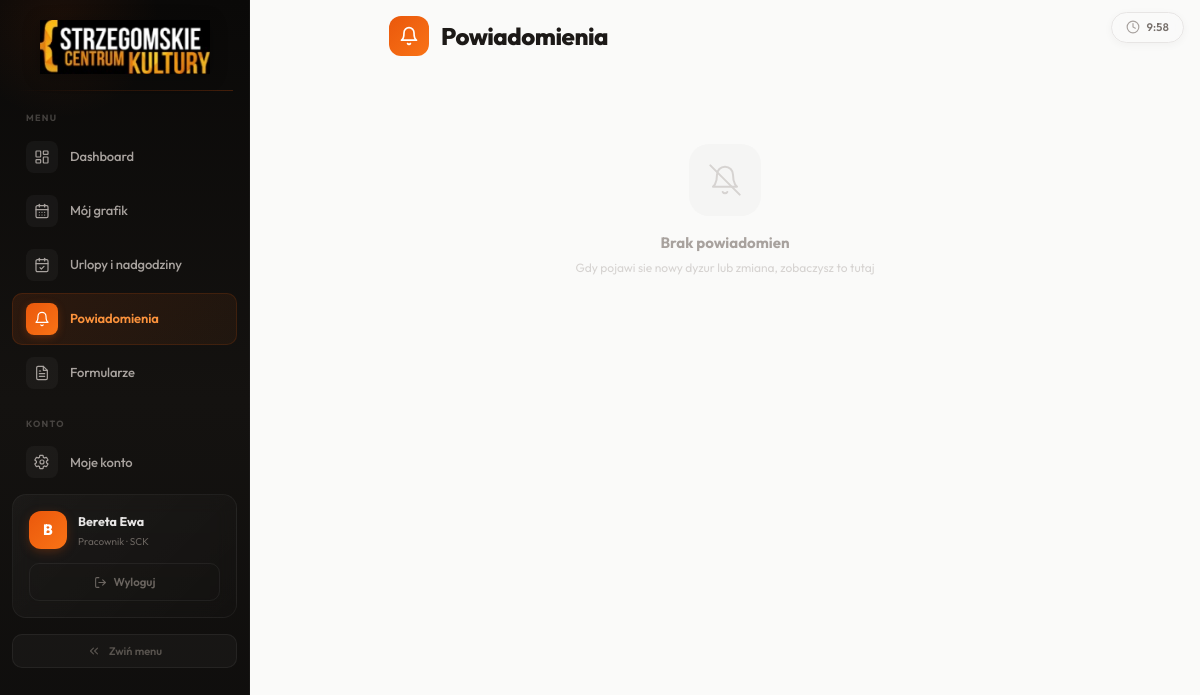
/notifications.php (signed in), run on the app's committed database.
### tables this page shows
CREATE TABLE IF NOT EXISTS `users` (
    `id` INT AUTO_INCREMENT PRIMARY KEY,
    `email` VARCHAR(191) NOT NULL,
    `password` VARCHAR(255) NOT NULL DEFAULT '',
    `full_name` VARCHAR(191) NOT NULL,
    `job_title` VARCHAR(191) NOT NULL DEFAULT '',
    `department` VARCHAR(100) NOT NULL DEFAULT 'SCK',
    `employment_fraction` DECIMAL(3,2) NOT NULL DEFAULT 1.00,
    `role` ENUM('admin','employee') NOT NULL DEFAULT 'employee',
    `active` TINYINT(1) NOT NULL DEFAULT 1,
    `must_change_password` TINYINT(1) NOT NULL DEFAULT 1,
    `can_view_all` TINYINT(1) NOT NULL DEFAULT 0,
    `created_at` TIMESTAMP DEFAULT CURRENT_TIMESTAMP,
    `updated_at` TIMESTAMP DEFAULT CURRENT_TIMESTAMP ON UPDATE CURRENT_TIMESTAMP,
    UNIQUE KEY `uq_email` (`email`)
);

### includes/db.php (called while the page is built, shortened)
<?php
function get_db(): PDO {
    static $pdo = null;
    if ($pdo === null) {
        $dsn = 'mysql:host=' . DB_HOST . ';dbname=' . DB_NAME . ';charset=' . DB_CHARSET;
        $pdo = new PDO($dsn, DB_USER, DB_PASS, [
            PDO::ATTR_ERRMODE            => PDO::ERRMODE_EXCEPTION,
            PDO::ATTR_DEFAULT_FETCH_MODE => PDO::FETCH_ASSOC,
            PDO::ATTR_EMULATE_PREPARES   => false,
        ]);
    }
    return $pdo;
}

### includes/auth.php (called while the page is built, shortened)
<?php
require_once __DIR__ . '/db.php';
function current_user(): ?array {
    static $user = false;
    if ($user === false) {
        $stmt = get_db()->prepare('SELECT * FROM users WHERE id = ? AND active = 1');
        $stmt->execute([$_SESSION['user_id']]);
        $user = $stmt->fetch() ?: null;
    }
    return $user;
}
function require_login(): array {
    $u = current_user();
    return $u;
}
function is_admin(): bool {
    $u = current_user();
    return $u && ($u['role'] === 'admin' || $u['role'] === 'kadry');
}
function h(string $s): string {
    return htmlspecialchars($s, ENT_QUOTES, 'UTF-8');
}

### includes/functions.php (called while the page is built, shortened)
<?php
function get_setting(string $key, string $default = ''): string {
    $stmt = get_db()->prepare('SELECT setting_value FROM settings WHERE setting_key=?');
    $stmt->execute([$key]);
    $row = $stmt->fetch();
    return $row ? $row['setting_value'] : $default;
}

### includes/layout.php (the view, shortened to what this page needs)
<?php
require_once __DIR__ . '/auth.php';
require_once __DIR__ . '/functions.php';
function layout_start(string $title = ''): void {
    $user = current_user();
?><!DOCTYPE html>
<html lang="pl">
<head>
<link rel="stylesheet" href="assets/style.css">
</head>
<body>
<?php if ($user): ?>
<div class="app" id="app">
<nav class="sidebar" id="sidebar">
    <div class="sb-brand">
        <div class="sb-brand-inner">
            <img src="assets/logo_white.png" alt="Strzegomskie Centrum Kultury" class="sb-logo-img">
        </div>
        <div class="sb-shimmer"></div>
    </div>
    <div class="sb-nav">
        <div class="sb-section"><span>Menu</span></div>
        <?php $dashVisible = get_setting('dashboard_visible', '1') === '1'; ?>
        <?php if ($dashVisible || is_admin()): ?>
        <a href="dashboard.php" class="nav-btn <?= basename($_SERVER['SCRIPT_NAME'])==='dashboard.php'?'act':'' ?>">
            <span class="nav-icon"></span>
            <span class="nav-label">Dashboard</span>
        </a>
        <?php endif; ?>
        <a href="schedule.php" class="nav-btn <?= basename($_SERVER['SCRIPT_NAME'])==='schedule.php'?'act':'' ?>">
            <span class="nav-icon"></span>
            <span class="nav-label"><?= is_admin()?'Harmonogram':'Mój grafik' ?></span>
        </a>
        <?php
            $lbPage = basename($_SERVER['SCRIPT_NAME'])==='leave_balances.php';
            $lbView = $_GET['view'] ?? '';
            $lbActive = $lbPage;
        ?>
        <?php if (is_admin()): ?>
        <div class="nav-group <?=$lbActive?'nav-group-open':''?>">
            <button class="nav-btn nav-group-btn <?=$lbActive?'act':''?>" onclick="this.parentElement.classList.toggle('nav-group-open')">
                <span class="nav-icon"><svg width="16" height="16" viewBox="0 0 24 24" fill="none" stroke="currentColor" stroke-width="1.8" stroke-linecap="round" stroke-linejoin="round"><path d="M8 2v4"/><path d="M16 2v4"/><rect width="18" height="18" x="3" y="4" rx="2"/><path d="M3 10h18"/><path d="M9 16l2 2 4-4"/></svg></span>
                <span class="nav-label">Urlopy i nadgodziny</span>
                <svg class="nav-chevron" width="12" height="12" viewBox="0 0 24 24" fill="none" stroke="currentColor" stroke-width="2.5" stroke-linecap="round" stroke-linejoin="round"><polyline points="6 9 12 15 18 9"/></svg>
            </button>
            <div class="nav-sub">
                <a href="leave_balances.php" class="nav-sub-btn <?=$lbPage&&$lbView!=='my'?'act':''?>">
                    <span class="nav-sub-dot"></span><span class="nav-label">Zarządzanie</span>
                </a>
                <a href="leave_balances.php?view=my" class="nav-sub-btn <?=$lbPage&&$lbView==='my'?'act':''?>">
                    <span class="nav-sub-dot"></span><span class="nav-label">Moje dane</span>
                </a>
            </div>
        </div>
        <?php else: ?>
        <a href="leave_balances.php" class="nav-btn <?=$lbActive?'act':''?>">
            <span class="nav-icon"><svg width="16" height="16" viewBox="0 0 24 24" fill="none" stroke="currentColor" stroke-width="1.8" stroke-linecap="round" stroke-linejoin="round"><path d="M8 2v4"/><path d="M16 2v4"/><rect width="18" height="18" x="3" y="4" rx="2"/><path d="M3 10h18"/><path d="M9 16l2 2 4-4"/></svg></span>
            <span class="nav-label">Urlopy i nadgodziny</span>
        </a>
        <?php endif; ?>
        <a href="notifications.php" class="nav-btn <?= basename($_SERVER['SCRIPT_NAME'])==='notifications.php'?'act':'' ?>">
            <span class="nav-icon"><svg width="16" height="16" viewBox="0 0 24 24" fill="none" stroke="currentColor" stroke-width="1.8" stroke-linecap="round" stroke-linejoin="round"><path d="M6 8a6 6 0 0 1 12 0c0 7 3 9 3 9H3s3-2 3-9"/><path d="M10.3 21a1.94 1.94 0 0 0 3.4 0"/></svg></span>
            <span class="nav-label">Powiadomienia</span>
        </a>
        <?php $formsVisible = get_setting('forms_visible', '1') === '1'; ?>
        <?php if ($formsVisible || is_admin()): ?>
        <?php $fmActive = in_array(basename($_SERVER['SCRIPT_NAME']), ['forms.php','form_wifi.php','form_overtime.php','form_leave.php','my_requests.php']); ?>
        <a href="forms.php" class="nav-btn <?=$fmActive?'act':''?>">
            <span class="nav-icon"></span>
            <span class="nav-label">Formularze</span>
        </a>
        <?php endif; ?>
        <div class="sb-section"><span>Konto</span></div>
        <a href="profile.php" class="nav-btn <?= basename($_SERVER['SCRIPT_NAME'])==='profile.php'?'act':'' ?>">
            <span class="nav-icon"></span>
            <span class="nav-label">Moje konto</span>
        </a>
    </div>
    <div class="sb-footer">
        <div class="sb-card">
            <div class="sb-user">
                <div class="sb-avatar <?=$user['role']==='admin'?'sb-avatar-admin':'sb-avatar-emp'?>"><?=mb_substr($user['full_name'],0,1)?></div>
                <div class="sb-user-info">
                    <div class="sb-user-name"><?= h($user['full_name']) ?></div>
                    <div class="sb-user-role">
                        <?= $user['role']==='admin'?'Administrator':($user['role']==='kadry'?'Kadry':'Pracownik') ?> · <?= h($user['department']) ?>
                    </div>
                </div>
            </div>
            <a href="logout.php" class="sb-logout">
                <svg width="13" height="13" viewBox="0 0 24 24" fill="none" stroke="currentColor" stroke-width="2" stroke-linecap="round" stroke-linejoin="round"><path d="M9 21H5a2 2 0 0 1-2-2V5a2 2 0 0 1 2-2h4"/><polyline points="16 17 21 12 16 7"/><line x1="21" x2="9" y1="12" y2="12"/></svg>
                <span class="nav-label">Wyloguj</span>
            </a>
        </div>
    </div>
    <div class="sb-collapse-wrap">
        <button class="sb-collapse-btn" id="sbToggle" onclick="toggleSidebar()" title="Zwiń menu">
            <svg width="14" height="14" viewBox="0 0 24 24" fill="none" stroke="currentColor" stroke-width="2" stroke-linecap="round" stroke-linejoin="round" class="collapse-icon"><polyline points="11 17 6 12 11 7"/><polyline points="18 17 13 12 18 7"/></svg>
            <span class="nav-label">Zwiń menu</span>
        </button>
    </div>
</nav>
<main class="content">
<?php endif; ?>
<?php }
function layout_end(): void { if (current_user()): ?>
</main></div>
<div class="idle-timer" id="idleTimer">
    <svg class="idle-icon" width="14" height="14" viewBox="0 0 24 24" fill="none" stroke="currentColor" stroke-width="2" stroke-linecap="round" stroke-linejoin="round"><circle cx="12" cy="12" r="10"/><polyline points="12 6 12 12 16 14"/></svg>
    <span id="idleText">10:00</span>
</div>
<?php endif; ?>
</body></html>
<?php } ?>

### assets/style.css (style rules this page uses)
html { height:100%;scrollbar-width:thin;scrollbar-color:#d6d3d1 transparent }
* { margin:0;padding:0;box-sizing:border-box }
body { font-family:'Outfit','DM Sans',system-ui,-apple-system,sans-serif;background:#fafaf9;color:#1c1917;font-size:14px;line-height:1.5 }
.app { display:flex;min-height:100vh }
.content { flex:1;min-width:0;overflow-x:auto }
.sidebar { width:250px;flex-shrink:0;position:sticky;top:0;height:100vh;overflow-y:auto; background:linear-gradient(180deg,#0a0908 0%,#141210 50%,#0e0d0c 100%);border-right:1px solid rgba(255,255,255,.03); transition:width .3s cubic-bezier(.4,0,.2,1);z-index:50 }
.sidebar .nav-label,.sidebar .nav-icon,.sidebar .sb-user-info { transition:opacity .2s ease }
.sb-brand { padding:20px 16px 0;position:relative }
.sb-brand-inner { display:flex;align-items:center;justify-content:center;padding:0 4px }
.sb-logo-img { width:170px;height:auto;object-fit:contain;filter:drop-shadow(0 2px 8px rgba(0,0,0,.3));transition:all .3s cubic-bezier(.4,0,.2,1) }
.sb-shimmer { margin-top:16px;height:1px;background:linear-gradient(90deg,transparent 0%,rgba(234,88,12,.25) 50%,transparent 100%);background-size:200% 100%;animation:shimmer 4s linear infinite }
.sb-nav { padding:4px 12px }
.sb-section { font-size:9px;font-weight:700;text-transform:uppercase;letter-spacing:.14em;color:rgba(168,162,158,.35);padding:16px 14px 6px;user-select:none }
.nav-btn { display:flex;align-items:center;gap:12px;padding:10px 14px;border-radius:10px;margin-bottom:2px; color:#a8a29e;font-size:13px;font-weight:500;cursor:pointer;border:none;background:transparent; width:100%;text-align:left;text-decoration:none;letter-spacing:-.01em;transition:all .2s ease;position:relative;white-space:nowrap;overflow:hidden }
.nav-btn.act { background:linear-gradient(135deg,rgba(234,88,12,.12),rgba(249,115,22,.06)); color:#fb923c;font-weight:600;box-shadow:inset 0 0 0 1px rgba(234,88,12,.15) }
.nav-btn.act .nav-icon { background:linear-gradient(135deg,#ea580c,#f97316);color:#fff; box-shadow:0 2px 8px -1px rgba(234,88,12,.35) }
.nav-icon { width:32px;height:32px;border-radius:8px;display:flex;align-items:center;justify-content:center; background:rgba(255,255,255,.04);transition:all .2s ease;flex-shrink:0 }
.nav-label { transition:opacity .2s ease }
.sb-footer { padding:0 12px 16px }
.sb-card { padding:16px;border-radius:14px; background:linear-gradient(135deg,rgba(255,255,255,.04) 0%,rgba(255,255,255,.01) 100%); border:1px solid rgba(255,255,255,.05);backdrop-filter:blur(10px) }
.sb-user { display:flex;align-items:center;gap:11px }
.sb-avatar { width:38px;height:38px;border-radius:12px;display:flex;align-items:center;justify-content:center; font-weight:800;font-size:15px;flex-shrink:0;color:#fff }
.sb-avatar-emp { background:linear-gradient(135deg,#ea580c,#f97316);box-shadow:0 3px 12px -2px rgba(234,88,12,.35) }
.sb-user-info { min-width:0;flex:1 }
.sb-user-name { font-size:12.5px;color:#e7e5e4;font-weight:700;white-space:nowrap;overflow:hidden;text-overflow:ellipsis }
.sb-user-role { font-size:10px;color:#6b6560;margin-top:3px;display:flex;align-items:center;gap:4px }
.sb-logout { display:flex;align-items:center;justify-content:center;gap:7px;width:100%;padding:9px; border-radius:10px;border:1px solid rgba(255,255,255,.06);background:transparent; color:#6b6560;font-size:11.5px;font-weight:600;cursor:pointer;text-decoration:none; transition:all .25s cubic-bezier(.4,0,.2,1);margin-top:14px }
.sb-collapse-wrap { padding:0 12px 12px;display:flex;justify-content:center }
.sb-collapse-btn { width:100%;height:34px;border-radius:10px;border:1px solid rgba(255,255,255,.06); background:rgba(255,255,255,.03);color:#58534e;cursor:pointer;display:flex;align-items:center;justify-content:center;gap:8px; font-size:11px;font-weight:600;font-family:inherit;transition:all .25s cubic-bezier(.4,0,.2,1) }
.collapse-icon { transition:transform .3s ease }

### includes/layout.php (style rules this page uses)
.idle-timer { position:fixed;top:12px;right:16px;z-index:100;display:flex;align-items:center;gap:6px;padding:6px 14px; border-radius:99px;background:rgba(250,250,249,.85);backdrop-filter:blur(8px);border:1px solid #e7e5e4; font-size:11px;font-weight:600;color:#78716c;font-family:inherit;transition:all .4s;cursor:default; box-shadow:0 2px 8px rgba(0,0,0,.04);font-variant-numeric:tabular-nums }
.idle-icon { stroke:#a8a29e;transition:stroke .4s }

### data on the page
users: full_name "B", full_name "Bereta Ewa", department "SCK"
